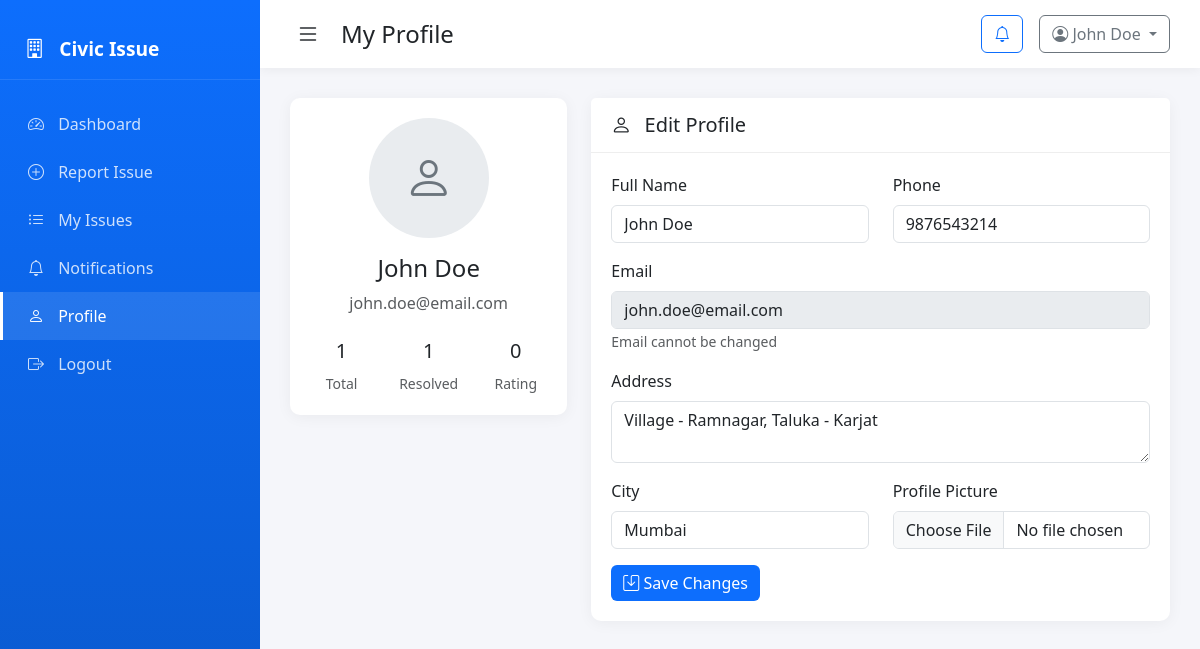
/citizen/profile.php (signed in), run on the app's committed database.
### tables this page shows
CREATE TABLE users (
    id INT AUTO_INCREMENT PRIMARY KEY,
    full_name VARCHAR(100) NOT NULL,
    email VARCHAR(150) NOT NULL UNIQUE,
    phone VARCHAR(20),
    password VARCHAR(255) NOT NULL,
    role ENUM('citizen', 'solver', 'admin') NOT NULL,
    address VARCHAR(255),
    city VARCHAR(100),
    profile_pic VARCHAR(255),
    is_active TINYINT(1) DEFAULT 1,
    created_at TIMESTAMP DEFAULT CURRENT_TIMESTAMP
);

### includes/functions.php (called while the page is built, shortened)
<?php
function sanitize($data) {
    return htmlspecialchars(trim($data), ENT_QUOTES, 'UTF-8');
}
function getUserById($pdo, $userId) {
    $stmt = $pdo->prepare("SELECT * FROM users WHERE id = ?");
    $stmt->execute([$userId]);
    return $stmt->fetch();
}

### citizen/profile.php (the view, shortened to what this page needs)
<?php
require_once __DIR__ . '/../includes/db.php';
require_once __DIR__ . '/../includes/functions.php';
$userId = $_SESSION['user_id'];
$user = getUserById($pdo, $userId);
$stmt = $pdo->prepare("SELECT COUNT(*) FROM issues WHERE citizen_id = ?");
$stmt->execute([$userId]);
$totalIssues = $stmt->fetchColumn();
$stmt = $pdo->prepare("SELECT COUNT(*) FROM issues WHERE citizen_id = ? AND status = 'resolved'");
$stmt->execute([$userId]);
$resolvedIssues = $stmt->fetchColumn();
$stmt = $pdo->prepare("SELECT AVG(f.rating) as avg_rating FROM feedback f JOIN issues i ON f.issue_id = i.id WHERE i.citizen_id = ?");
$stmt->execute([$userId]);
$avgRating = $stmt->fetch()['avg_rating'] ?? 0;
$unreadCount = getUnreadNotificationsCount($pdo, $userId);
?>
<!DOCTYPE html>
<html lang="en">
<head>
    <link href="https://cdn.jsdelivr.net/npm/bootstrap@5.3.0/dist/css/bootstrap.min.css" rel="stylesheet">
    <link href="https://cdn.jsdelivr.net/npm/bootstrap-icons@1.10.0/font/bootstrap-icons.css" rel="stylesheet">
    <link rel="stylesheet" href="../assets/css/style.css">
</head>
<body>
    <div class="sidebar">
        <div class="sidebar-header">
            <i class="bi bi-building"></i> Civic Issue
        </div>
        <nav>
            <a href="dashboard.php"><i class="bi bi-speedometer2"></i> Dashboard</a>
            <a href="report-issue.php"><i class="bi bi-plus-circle"></i> Report Issue</a>
            <a href="my-issues.php"><i class="bi bi-list-ul"></i> My Issues</a>
            <a href="notifications.php"><i class="bi bi-bell"></i> Notifications <?php if ($unreadCount > 0): ?><span class="badge"><?= $unreadCount ?></span><?php endif; ?></a>
            <a href="profile.php" class="active"><i class="bi bi-person"></i> Profile</a>
            <a href="logout.php"><i class="bi bi-box-arrow-right"></i> Logout</a>
        </nav>
    </div>
    <div class="main-content">
        <header class="top-bar">
            <button class="btn-toggle" onclick="toggleSidebar()">
                <i class="bi bi-list"></i>
            </button>
            <h4>My Profile</h4>
            <div class="ms-auto d-flex align-items-center gap-3">
                <div class="dropdown">
                    <button class="btn btn-outline-primary position-relative" data-bs-toggle="dropdown">
                        <i class="bi bi-bell"></i>
                    </button>
                </div>
                <div class="dropdown">
                    <button class="btn btn-outline-secondary dropdown-toggle" data-bs-toggle="dropdown">
                        <i class="bi bi-person-circle"></i> <?= sanitize($user['full_name']) ?>
                    </button>
                </div>
            </div>
        </header>
        <main class="content">
            <div class="row">
                <div class="col-lg-4">
                    <div class="card mb-4">
                        <div class="card-body text-center">
                            <div class="profile-pic-container mb-3">
                                <?php if ($user['profile_pic'] && file_exists(__DIR__ . '/../' . $user['profile_pic'])): ?>
                                    <img src="../<?= $user['profile_pic'] ?>" class="rounded-circle" style="width: 120px; height: 120px; object-fit: cover;">
                                <?php else: ?>
                                    <div class="placeholder-pic"><i class="bi bi-person"></i></div>
                                <?php endif; ?>
                            </div>
                            <h4><?= sanitize($user['full_name']) ?></h4>
                            <p class="text-muted"><?= sanitize($user['email']) ?></p>
                            <div class="row mt-4 text-center">
                                <div class="col-4">
                                    <h5><?= $totalIssues ?></h5>
                                    <small class="text-muted">Total</small>
                                </div>
                                <div class="col-4">
                                    <h5><?= $resolvedIssues ?></h5>
                                    <small class="text-muted">Resolved</small>
                                </div>
                                <div class="col-4">
                                    <h5><?= round($avgRating, 1) ?></h5>
                                    <small class="text-muted">Rating</small>
                                </div>
                            </div>
                        </div>
                    </div>
                </div>
                <div class="col-lg-8">
                    <div class="card">
                        <div class="card-header"><h5><i class="bi bi-person"></i> Edit Profile</h5></div>
                        <div class="card-body">
                            <form method="POST" enctype="multipart/form-data">
                                <div class="row">
                                    <div class="col-md-6 mb-3">
                                        <label class="form-label">Full Name</label>
                                        <input type="text" name="full_name" class="form-control" value="<?= sanitize($user['full_name']) ?>" required>
                                    </div>
                                    <div class="col-md-6 mb-3">
                                        <label class="form-label">Phone</label>
                                        <input type="tel" name="phone" class="form-control" value="<?= sanitize($user['phone']) ?>" required>
                                    </div>
                                </div>
                                <div class="mb-3">
                                    <label class="form-label">Email</label>
                                    <input type="email" class="form-control" value="<?= sanitize($user['email']) ?>" disabled>
                                    <small class="text-muted">Email cannot be changed</small>
                                </div>
                                <div class="mb-3">
                                    <label class="form-label">Address</label>
                                    <textarea name="address" class="form-control" rows="2"><?= sanitize($user['address']) ?></textarea>
                                </div>
                                <div class="row">
                                    <div class="col-md-6 mb-3">
                                        <label class="form-label">City</label>
                                        <input type="text" name="city" class="form-control" value="<?= sanitize($user['city']) ?>">
                                    </div>
                                    <div class="col-md-6 mb-3">
                                        <label class="form-label">Profile Picture</label>
                                        <input type="file" name="profile_pic" class="form-control" accept="image/*">
                                    </div>
                                </div>
                                <button type="submit" class="btn btn-primary">
                                    <i class="bi bi-save"></i> Save Changes
                                </button>
                            </form>
                        </div>
                    </div>
                </div>
            </div>
        </main>
    </div>
</body>
</html>

### assets/css/style.css (style rules this page uses)
:root { --primary: #0d6efd; --secondary: #6c757d; --success: #198754; --warning: #ffc107; --danger: #dc3545; --purple: #6f42c1; --light: #f8f9fa; --dark: #212529; }
body { font-family: 'Segoe UI', Tahoma, Geneva, Verdana, sans-serif; background: #f5f6fa; overflow-x: hidden; }
.sidebar { width: 260px; height: 100vh; background: linear-gradient(180deg, var(--primary) 0%, #0a58ca 100%); position: fixed; left: 0; top: 0; padding-top: 20px; transition: all 0.3s; z-index: 1000; }
.sidebar-header { padding: 15px 25px; color: white; font-size: 1.2rem; font-weight: 600; border-bottom: 1px solid rgba(255,255,255,0.1); margin-bottom: 20px; }
.sidebar-header i { margin-right: 10px; }
.sidebar nav a { display: block; padding: 12px 25px; color: rgba(255,255,255,0.8); text-decoration: none; transition: all 0.2s; border-left: 3px solid transparent; }
.sidebar nav a:hover, .sidebar nav a.active { background: rgba(255,255,255,0.1); color: white; border-left-color: white; }
.sidebar nav a i { margin-right: 10px; width: 20px; }
.main-content { margin-left: 260px; padding: 0; min-height: 100vh; transition: all 0.3s; }
.top-bar { background: white; padding: 15px 30px; display: flex; align-items: center; box-shadow: 0 2px 10px rgba(0,0,0,0.05); position: sticky; top: 0; z-index: 100; }
.top-bar h4 { margin: 0; color: var(--dark); }
.btn-toggle { background: none; border: none; font-size: 1.5rem; margin-right: 15px; cursor: pointer; color: var(--dark); }
.content { padding: 30px; }
.card { border: none; border-radius: 10px; box-shadow: 0 2px 15px rgba(0,0,0,0.05); margin-bottom: 20px; }
.card-header { background: white; border-bottom: 1px solid #eee; padding: 15px 20px; font-weight: 600; }
.card-header h5 { margin: 0; }
.card-header h5 i { margin-right: 8px; }
.card-body { padding: 20px; }
.btn-primary { background: var(--primary); border: none; }
.btn-outline-primary { color: var(--primary); border-color: var(--primary); }
.placeholder-pic { width: 120px; height: 120px; border-radius: 50%; background: #e9ecef; display: flex; align-items: center; justify-content: center; margin: 0 auto; }
.placeholder-pic i { font-size: 3rem; color: #6c757d; }

### citizen/profile.php (style rules this page uses)
.placeholder-pic { width: 120px; height: 120px; border-radius: 50%; background: #e9ecef; display: flex; align-items: center; justify-content: center; margin: 0 auto; }
.placeholder-pic i { font-size: 3rem; color: #6c757d; }

### data on the page
users: full_name "John Doe", email "john.doe@email.com", phone "9876543214", address "Village - Ramnagar, Taluka - Karjat", city "Mumbai"

### other printed values
$totalIssues "1"
$resolvedIssues "1"
$avgRating "0"
